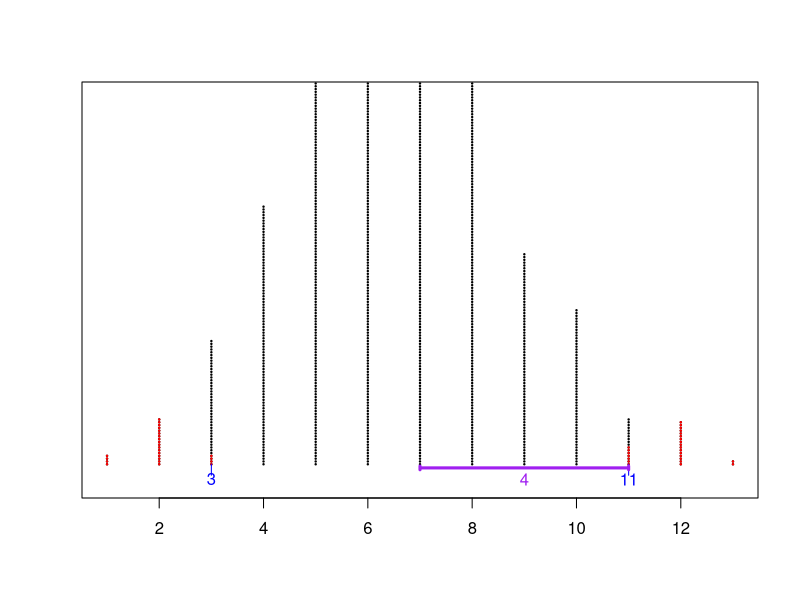
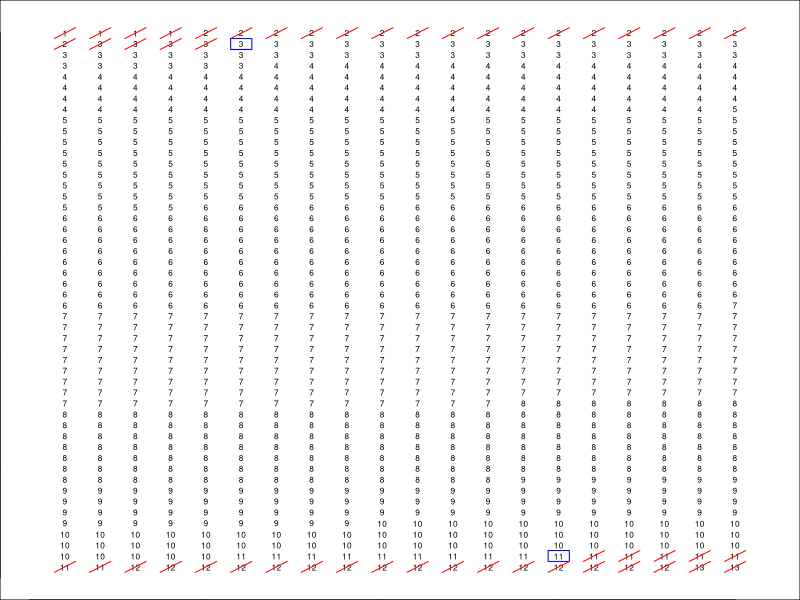

These figures' R source, in order:
## ---- chunk 1
# S-IC.A.2: Decide if a specified model is consistent with results from a given data-generating process, e.g., using simulation.

prop_scens <- rbind(
  c("students who pass a standardized test", "educational testing service", 0.75, "students", 
    "a student who passes the standardized test", "a student who fails the standardized test"),
  c("teachers who incorporate technology in their lessons", "education research group", 0.65, "teachers", 
    "a teacher who uses technology in the classroom", "a teacher who avoids technology"),
  c("dogs that are trained as service animals", "animal assistance organization", 0.80, "dogs", 
    "a dog that is a service animal", "a dog that is not a service animal"),
  c("cats that prefer wet food over dry food", "pet food survey", 0.70, "cats", 
    "a cat that prefers wet food", "a cat that prefers dry food"),
  c("drivers who use seat belts", "traffic safety organization", 0.90, "drivers", 
    "a driver who always uses a seat belt", "a driver who never uses a seat belt"),
  c("people who own at least one pet", "pet association", 0.60, "people", 
    "a person who owns a pet", "a person who does not own a pet"),
  c("hikers who prefer mountain trails", "outdoor recreation association", 0.55, "hikers", 
    "a hiker who prefers mountain trails", "a hiker who prefers flat trails"),
  c("people who visit national parks annually", "national parks service", 0.45, "people", 
    "a person who visits national parks annually", "a person who never visits national parks"),
  c("homeowners who have a garden", "gardening club", 0.40, "homeowners", 
    "a homeowner who has a garden", "a homeowner who does not have a garden"),
  c("cats that enjoy catnip", "veterinary research", 0.75, "cats", 
    "a cat that enjoys catnip", "a cat that does not enjoy catnip"),
  c("students who participate in science fairs", "educational committee", 0.65, "students", 
    "a student who participates in science fairs", "a student who does not participate"),
  c("dogs that are adopted from shelters", "animal rescue organizations", 0.45, "dogs", 
    "a dog that is adopted from a shelter", "a dog that is not adopted from a shelter"),
  c("people who believe in animal rights", "animal advocacy group", 0.70, "people", 
    "a person who believes in animal rights", "a person who does not believe in animal rights"),
  c("teachers who provide after-school tutoring", "school district", 0.50, "teachers", 
    "a teacher who provides after-school tutoring", "a teacher who does not provide tutoring"),
  c("volunteers who work at animal shelters", "community organization", 0.55, "volunteers", 
    "a volunteer who works at an animal shelter", "a volunteer who does not work at an animal shelter"),
  c("drivers who prefer electric vehicles", "transportation study", 0.25, "drivers", 
    "a driver who prefers electric vehicles", "a driver who prefers gas vehicles"),
  c("people who regularly attend yoga classes", "fitness research group", 0.60, "people", 
    "a person who attends yoga classes", "a person who does not attend yoga classes"),
  c("frogs that thrive in urban environments", "wildlife preservation society", 0.30, "frogs", 
    "a frog that thrives in urban environments", "a frog that does not thrive in urban environments"),
  c("people who enjoy pet therapy", "mental health professionals", 0.65, "people", 
    "a person who enjoys pet therapy", "a person who does not enjoy pet therapy"),
  c("students who choose online learning", "educational researchers", 0.40, "students", 
    "a student who chooses online learning", "a student who prefers in-person learning"),
  c("animals in zoos that are bred successfully", "zoological association", 0.80, "animals in zoos", 
    "an animal in a zoo that is bred successfully", "an animal in a zoo that is not bred successfully"),
  c("people who own reptiles as pets", "reptile enthusiasts club", 0.20, "people", 
    "a person who owns a reptile as a pet", "a person who does not own a reptile"),
  c("students who participate in sports teams", "school athletics department", 0.75, "students", 
    "a student who participates in sports teams", "a student who does not participate in sports"),
  c("people who cook healthy meals at home", "nutrition association", 0.70, "people", 
    "a person who cooks healthy meals", "a person who does not cook healthy meals"),
  c("cats that are indoor only", "pet owner survey", 0.65, "cats", 
    "a cat that is indoor only", "a cat that is allowed outdoors"),
  c("drivers using rideshare apps", "transportation research firm", 0.55, "drivers", 
    "a driver who uses rideshare apps", "a driver who does not use rideshare apps"),
  c("dogs that enjoy swimming", "pet behavior study", 0.60, "dogs", 
    "a dog that enjoys swimming", "a dog that does not enjoy swimming"),
  c("hikers who prefer solo hikes", "hiking club", 0.50, "hikers", 
    "a hiker who prefers solo hikes", "a hiker who prefers group hikes"),
  c("homeowners who have energy-efficient appliances", "energy star program", 0.75, "homeowners", 
    "a homeowner with energy-efficient appliances", "a homeowner without energy-efficient appliances"),
  c("animals that benefit from wildlife corridors", "environmental protection agency", 0.65, "animals", 
    "an animal that benefits from wildlife corridors", "an animal that does not benefit from wildlife corridors"),
  c("people who follow a gluten-free diet", "health survey", 0.30, "people", 
    "a person who follows a gluten-free diet", "a person who does not follow a gluten-free diet"),
  c("cats that are shy around strangers", "animal behavior study", 0.55, "cats", 
    "a cat that is shy around strangers", "a cat that is outgoing around strangers"),
  c("students who study abroad", "university administration", 0.40, "students", 
    "a student who studies abroad", "a student who does not study abroad"),
  c("people who regularly donate to wildlife charities", "charity organization", 0.60, "people", 
    "a person who regularly donates to wildlife charities", "a person who does not donate to wildlife charities"),
  c("drivers who use public transportation", "urban planning department", 0.45, "drivers", 
    "a driver who uses public transportation", "a driver who does not use public transportation"),
  c("dogs that are trained for competitive sports", "dog trainers association", 0.50, "dogs", 
    "a dog that is trained for competitive sports", "a dog that is not trained for competitive sports"),
  c("frogs that are part of conservation programs", "frog conservation project", 0.35, "frogs", 
    "a frog in a conservation program", "a frog not in a conservation program"),
  c("people who understand the importance of biodiversity", "ecological organization", 0.80, "people", 
    "a person who understands the importance of biodiversity", "a person who does not understand it"),
  c("students who are enrolled in art classes", "art school survey", 0.65, "students", 
    "a student enrolled in art classes", "a student not enrolled in art classes"),
  c("animals in sanctuaries that receive proper care", "animal sanctuary organization", 0.90, "animals in sanctuaries", 
    "an animal in a sanctuary that receives proper care", "an animal in a sanctuary that does not receive proper care"),
  c("homeowners who engage in community cleanup days", "local council", 0.55, "homeowners", 
    "a homeowner who engages in community cleanup", "a homeowner who does not engage in cleanup"),
  c("people who adopt rescue animals", "animal welfare organization", 0.75, "people", 
    "a person who adopts a rescue animal", "a person who does not adopt rescue animals"),
  c("drivers who participate in carpooling", "environmental group", 0.60, "drivers", 
    "a driver who participates in carpooling", "a driver who does not carpool"),
  c("cats that interact well with other pets", "pet behavior research", 0.70, "cats", 
    "a cat that interacts well with other pets", "a cat that does not interact well"),
  c("students who are members of student government", "educational association", 0.40, "students", 
    "a student who is a member of student government", "a student who is not a member"),
  c("drivers who participate in eco-driving courses", "transportation organization", 0.65, "drivers", 
    "a driver who participates in eco-driving", "a driver who does not participate"),
  c("people who are aware of endangered species", "wildlife awareness group", 0.70, "people", 
    "a person who is aware of endangered species", "a person who is unaware of endangered species"),
  c("frogs that are part of educational programs", "environmental education group", 0.50, "frogs", 
    "a frog in an educational program", "a frog not in an educational program"),
  c("animals in zoos that receive proper care", "zoological society", 0.90, "animals in zoos", 
    "an animal in a zoo that receives proper care", "an animal in a zoo that does not receive proper care"),
  c("homeowners who utilize rainwater harvesting", "sustainability group", 0.30, "homeowners", 
    "a homeowner who utilizes rainwater harvesting", "a homeowner who does not utilize it"),
  c("people who grow their own herbs", "culinary gardening group", 0.75, "people", 
    "a person who grows their own herbs", "a person who does not grow their own herbs")
)

prop_scens <- data.frame(prop_scens, stringsAsFactors = FALSE)
names(prop_scens) <- c("scenario", "authority", "proportion", "subject", "affirmative_example", "negative_example")

while(T){
  n = sample(c(10,12,14,15,16,18,20,22,24),1)
  i = sample(1:dim(prop_scens)[1],1)
  scn = prop_scens[i,]
  thing = scn[[1]]
  auth = scn[[2]]
  p = max(min(as.numeric(scn[[3]])+0.01*sample(-10:10,1),0.9),0.1)
  subj = scn[[4]]
  aff = scn[[5]]
  neg = scn[[6]]
  ev = p*n
  me = 2*sqrt(p*(1-p))*sqrt(n)
  lo = floor(ev-me)
  hi = ceiling(ev+me)
  if((hi-lo)>4 && (lo>2 || n-hi>2)){break}
}

N = 10000
xxx = sort(rbinom(N,n,p))
lb = xxx[round(N*0.025+1)]
ub = xxx[round(N*0.975)]

while(T){
  lbopts = lb-sample(0:3,1)*3+(0:3)*3
  if(lbopts[1]>=0){break}
}
while(T){
  ubopts = ub-sample(0:3,1)*3+(0:3)*3
  if(ubopts[4]<=n){break}
}

lbal = paste0("* ",lbopts,collapse="\n")
ubal = paste0("* ",ubopts,collapse="\n")
lbsol = paste0(1*(lbopts==lb),collapse="")
ubsol = paste0(1*(ubopts==ub),collapse="")

me = round((ub-lb)/2,1)
while(T){
  meopts = me-sample(0:3,1)*3+(0:3)*3
  if(meopts[1]>=0){break}
}
meal = paste0("* ",meopts,collapse="\n")
mesol = paste0(1*(meopts==me),collapse="")

isin = sample(c(T,F),1)

if(isin){
  ns = sample(c(lb+2,lb+3,ub-3,ub-2),1)
  sigsol = "01"
  sigwrd = "did not find significant difference"
  w2 = ""
} else {
  ons = c(lb-2:5,ub+2:5)
  ons = ons[ons>0]
  ons = ons[ons<n]
  ns = sample(ons,1)
  sigsol = "10"
  sigwrd = "found significant difference"
  w2 = "NOT"
}

data = sample(c(rep(1,ns),rep(0,n-ns)))

## ---- chunk 2
cat(paste0(data,collapse=", "))
## ---- chunk 3
while(T){
  tots = sort(rbinom(1000,n,p))
  b1 = tots[26]
  b2 = tots[975]
  if(b1==lb && b2==ub){break}
}
stripchart(tots,method="stack",offset=0.7,pch=19,cex=0.2,xlim=c(min(tots),max(tots)),ylim=c(0.9,3),col="black")
stripchart(tots[1:25],method="stack",offset=0.7,pch=19,cex=0.2,ylim=c(1,1.4),col="red",add=T)
stripchart(tots[976:1000],method="stack",offset=0.7,pch=19,cex=0.2,ylim=c(1,1.4),col="red",add=T)
text(tots[26],0.92,tots[26],col="blue")
lines(c(tots[26],tots[26]),c(0.94,1),col="blue")
text(tots[975],0.92,tots[975],col="blue")
lines(c(tots[975],tots[975]),c(0.94,1),col="blue")
x1 = mean(c(b1,b2))

lines(c(x1,x1,x1,b2,b2,b2),c(-0.01,0.01,0,0,0.01,-0.01)+0.98,lwd=3,col="purple")
# text(mean(c(x1,b2)),0.96,"ME",col="purple")
text(mean(c(x1,b2)),0.92,(b2-b1)/2,col="purple")
## ---- chunk 4
par(mar=c(0,0,0,0))
plot(0,0,"n",xlim=c(0,21),ylim=c(0,51))
for(j in 1:50){
  for(i in 1:20){
    k = (j-1)*20+i
    text(i,51-j,tots[k],cex=0.5,col="black")
    if(k<26 || k>975){
      lines(c(i-0.3,i+0.3),51-c(j+0.5,j-0.5),col="red")
    }
    if(k==26 || k==975){
      polygon(c(i-0.3,i-0.3,i+0.3,i+0.3),51-c(j+0.5,j-0.5,j-0.5,j+0.5),border="blue")
    }
  }
}
